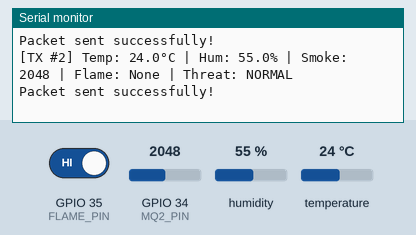
Bench run of a sketch on a simulated ESP32. Shown: the last lines printed to the serial monitor. The inputs (shaded band) are chosen by the test bench; at power-on: humidity 55 %, GPIO 35 (FLAME_PIN) HIGH, GPIO 34 (MQ2_PIN) = 2048, temperature 24 °C. No radio packets arrive unless stated.

Above: at 10.8 s.
10.9 s: humidity set to 34 %
At 15.5 s:
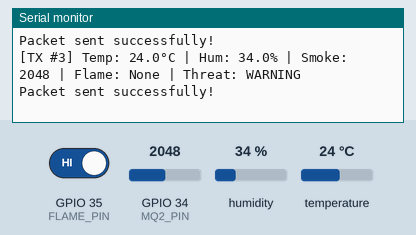
21.5 s: GPIO 35 (FLAME_PIN) driven LOW
31.5 s: GPIO 34 (MQ2_PIN) set to 1228
At 35.6 s:
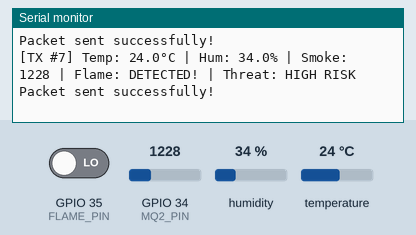
41.5 s: temperature set to 12 °C
At 45.6 s:
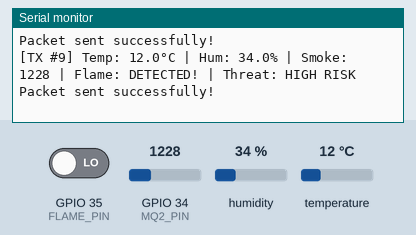
48.9 s: GPIO 34 (MQ2_PIN) set to 1160
At 50.6 s:
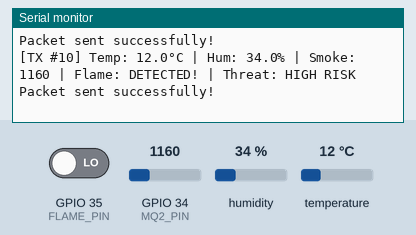
56.3 s: GPIO 35 (FLAME_PIN) driven HIGH
Timing chart, 0 to 59.3 s (numbered marks = the images above; inputs shaded):
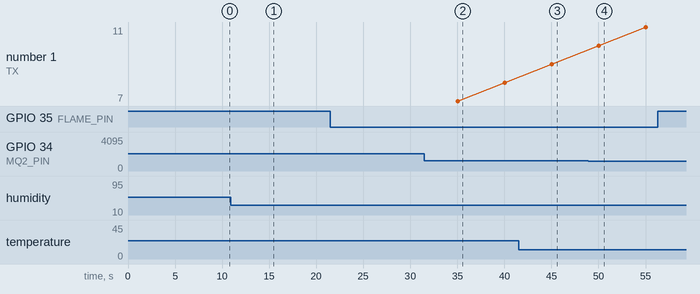

The sketch:

fire_node.ino
```cpp
/**
 * ESP32 Forest-Fire/Gas Monitoring Sensor Node (Node 1)
 * SIH - Environmental Intelligence Early-Warning Network
 *
 * Hardware Sensors:
 * - MQ-2 Gas/Smoke Sensor (Air quality/smoke)
 * - Infrared Flame Sensor (Flame detection)
 * - DHT11 (Temperature & Humidity)
 * - SX1278 SPI LoRa Module (LoRa Transmitter)
 */

#include <SPI.h>
#include <LoRa.h>
#include <DHT.h>

// --- Pin Definitions ---
#define DHTPIN            4
#define DHTTYPE           DHT11

#define MQ2_PIN           34    // Analog input for smoke/gas level (ADC1_CH6)
#define FLAME_PIN         35    // Digital input for flame sensor (Active LOW)

#define LORA_SS           5
#define LORA_RST          14
#define LORA_DIO0         2

// --- Node Identifier ---
const byte NODE_ID = 0x02;      // Configured as Node 2 (Fire/Gas Node)

// --- Threshold Definitions (From Specifications) ---
// MQ-2 Smoke/Gas Analog Value
#define MQ2_NORMAL_MAX    1200
#define MQ2_WARNING_MAX   1800
#define MQ2_HIGH_MAX      2500

// Temperature Thresholds (DHT11 in °C)
#define TEMP_NORMAL_MAX   35.0
#define TEMP_WARNING_MAX  40.0
#define TEMP_HIGH_MAX     45.0

// Humidity Thresholds (DHT11 in %)
#define HUM_NORMAL_MIN    40.0
#define HUM_WARNING_MIN   30.0
#define HUM_HIGH_MIN      20.0

// --- Threat Levels ---
enum ThreatLevel {
  NORMAL = 0,
  WARNING = 1,
  HIGH_RISK = 2,
  CRITICAL = 3
};

const char* threatLevelNames[] = {
  "NORMAL",
  "WARNING",
  "HIGH RISK",
  "CRITICAL"
};

// --- Global Variables ---
DHT dht(DHTPIN, DHTTYPE);
unsigned long lastTxTime = 0;
const unsigned long txInterval = 5000; // Transmit every 5 seconds
int packetCounter = 0;

// Historical values to determine trend (increasing/rising)
float prevTemp = -1.0;
int prevSmoke = -1;

// Structure to pack sensor data efficiently for LoRa transmission
struct FireDataPacket {
  byte nodeId;
  unsigned long packetId;
  float temperature;
  float humidity;
  int smokeValue;
  int flameDetected;  // 1 = Flame detected, 0 = No Flame
  byte threatLevel;    // 0 = NORMAL, 1 = WARNING, 2 = HIGH, 3 = CRITICAL
};

void setup() {
  Serial.begin(115200);
  while (!Serial);

  Serial.println("==========================================");
  Serial.println("SIH Forest-Fire/Gas Node (ESP32 #1) Starting...");
  Serial.println("==========================================");

  // Initialize sensors
  dht.begin();
  pinMode(MQ2_PIN, INPUT);
  pinMode(FLAME_PIN, INPUT);

  // Initialize LoRa transceiver
  LoRa.setPins(LORA_SS, LORA_RST, LORA_DIO0);

  // Set frequency to 433MHz
  if (!LoRa.begin(433E6)) {
    Serial.println("LoRa initialization failed! Check wiring.");
    while (1);
  }

  LoRa.setTxPower(17); // Set TX power
  Serial.println("LoRa Transceiver Initialized successfully @ 433 MHz");
  Serial.println("Node 1 ready to monitor and transmit.");
}

void loop() {
  if (millis() - lastTxTime >= txInterval) {
    lastTxTime = millis();
    packetCounter++;

    // 1. Read DHT11 Temperature & Humidity
    float temp = dht.readTemperature();
    float hum = dht.readHumidity();

    // Check if readings failed, fallback to 0.0
    if (isnan(temp)) temp = 0.0;
    if (isnan(hum)) hum = 0.0;

    // 2. Read MQ-2 Smoke Level
    int smokeVal = analogRead(MQ2_PIN);

    // 3. Read Flame Sensor (Usually Active LOW on standard boards)
    int flameState = digitalRead(FLAME_PIN);
    bool flameDetected = (flameState == LOW); // LOW = Flame detected, HIGH = Normal

    // 4. Trend checks (Increasing/Rising)
    bool tempRising = (prevTemp >= 0.0) && (temp > prevTemp + 0.2);     // +0.2C tolerance
    bool smokeIncreasing = (prevSmoke >= 0) && (smokeVal > prevSmoke + 50); // +50 units tolerance

    // 5. Threat Level Evaluation Logic
    ThreatLevel level = NORMAL;

    if (flameDetected && (smokeVal >= MQ2_WARNING_MAX)) {
      // IF flame detected + smoke high (High Risk or Critical Smoke) -> CRITICAL FIRE
      level = CRITICAL;
    }
    else if ((smokeVal >= MQ2_WARNING_MAX) && (temp >= TEMP_WARNING_MAX)) {
      // IF smoke high + temperature high -> HIGH FIRE RISK
      level = HIGH_RISK;
    }
    else if (flameDetected) {
      // Flame detected on its own is high risk
      level = HIGH_RISK;
    }
    else if ((smokeIncreasing && tempRising) ||
             (smokeVal > MQ2_NORMAL_MAX && smokeVal <= MQ2_WARNING_MAX) ||
             (temp >= TEMP_NORMAL_MAX && temp < TEMP_WARNING_MAX) ||
             (hum < HUM_NORMAL_MIN && hum >= HUM_WARNING_MIN)) {
      // IF smoke increasing + temperature rising OR warning thresholds met -> WARNING
      level = WARNING;
    }
    else {
      // Otherwise: IF smoke normal + no flame + normal temperature -> NORMAL
      level = NORMAL;
    }

    // Save current readings for next iteration's trend calculation
    prevTemp = temp;
    prevSmoke = smokeVal;

    // 6. Pack Data Into Struct
    FireDataPacket packet;
    packet.nodeId = NODE_ID;
    packet.packetId = packetCounter;
    packet.temperature = temp;
    packet.humidity = hum;
    packet.smokeValue = smokeVal;
    packet.flameDetected = flameDetected ? 1 : 0;
    packet.threatLevel = (byte)level;

    // Print values to local Serial Monitor
    Serial.printf("[TX #%d] Temp: %.1f°C | Hum: %.1f%% | Smoke: %d | Flame: %s | Threat: %s\n",
                  packetCounter, temp, hum, smokeVal,
                  flameDetected ? "DETECTED!" : "None",
                  threatLevelNames[level]);

    // 7. Transmit packet via LoRaz
    LoRa.beginPacket();
    LoRa.write((uint8_t*)&packet, sizeof(packet));
    LoRa.endPacket();

    Serial.println("Packet sent successfully!");
  }
}
```

Measured:
- after the input at 10.9 s, the serial monitor: prints a new line after 4.1 s (image 1)
- after the input at 31.5 s, the serial monitor: prints a new line after 3.5 s (image 2)
- after the input at 41.5 s, the serial monitor: prints a new line after 3.5 s (image 3)
- after the input at 48.9 s, the serial monitor: prints a new line after 1.1 s (image 4)
